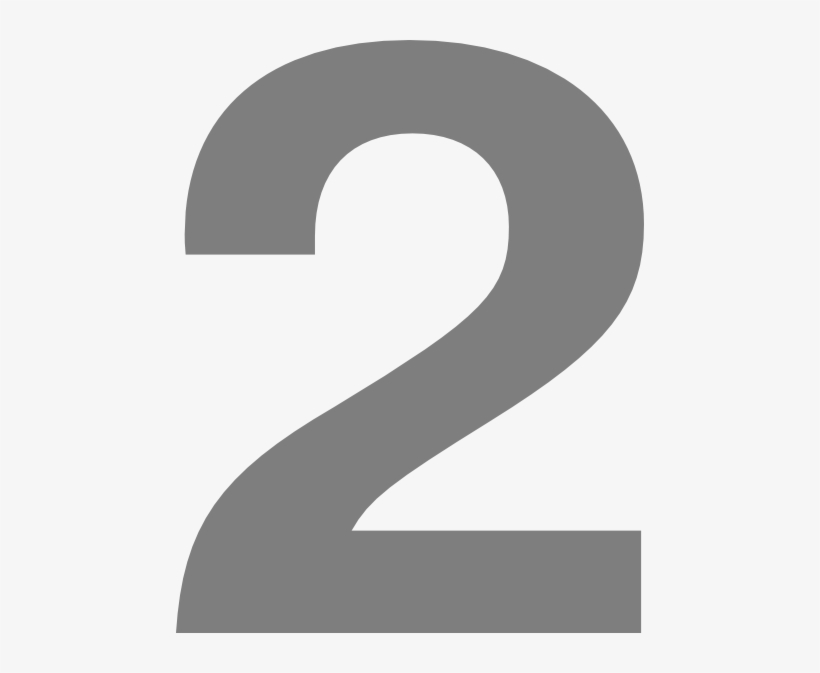
#> input picture images/number2.png, 820 x 673 px
$ python MI.py
#> lines starting #> are read from the running program, lines starting #| are printed output that depends on the picture
# Importation des bibliothèques nécessaires
import numpy as np
import cv2
from scipy.optimize import minimize
import matplotlib.pyplot as plt

def calculate_histogram_2d(img1, img2, bins=256):
    """Calcule l'histogramme joint de deux images"""
    # Conversion en entiers pour l'histogramme
    img1_int = (img1 * (bins-1)).astype(np.int32)
    img2_int = (img2 * (bins-1)).astype(np.int32)

    # Aplatir les images en vecteurs 1D
    img1_flat = img1_int.flatten()
    img2_flat = img2_int.flatten()

    # Calcul de l'histogramme joint (2D)
    hist_joint, _, _ = np.histogram2d(img1_flat, img2_flat, bins=bins, range=[[0, bins-1], [0, bins-1]])

    return hist_joint

def mutual_information_manual(img1, img2, bins=64):
    """Calcule l'information mutuelle manuellement selon la formule"""
    # Calcul de l'histogramme joint
    hist_joint = calculate_histogram_2d(img1, img2, bins)

    # Conversion en probabilités (normalisation)
    prob_joint = hist_joint / np.sum(hist_joint)

    # Calcul des probabilités marginales
    prob_img1 = np.sum(prob_joint, axis=1)  # somme sur les colonnes
    prob_img2 = np.sum(prob_joint, axis=0)  # somme sur les lignes

    # Calcul de l'information mutuelle selon la formule
    mi = 0.0
    for i in range(bins):
        for j in range(bins):
            if prob_joint[i, j] > 0:  # éviter log(0)
                # Calcul du terme : p(x,y) * log(p(x,y) / (p(x) * p(y)))
                if prob_img1[i] > 0 and prob_img2[j] > 0:
                    mi += prob_joint[i, j] * np.log(prob_joint[i, j] / (prob_img1[i] * prob_img2[j]))

    return mi

def mi_cost(params, img_ref, img_mov, mask=None):
    """Fonction qui calcule le coût MI (on veut maximiser MI, donc minimiser -MI)"""
    # Récupération des paramètres de transformation
    tx, ty, angle = params  # translation en x, y et rotation

    # Création de la matrice de transformation (rotation autour du centre)
    M = cv2.getRotationMatrix2D((img_mov.shape[1]//2, img_mov.shape[0]//2), angle, 1.0)
    # Ajout de la translation à la matrice
    M[0, 2] += tx  # translation en x
    M[1, 2] += ty  # translation en y

    # Application de la transformation à l'image mobile
    img_transformed = cv2.warpAffine(img_mov, M, (img_ref.shape[1], img_ref.shape[0]))

    # Application du masque si fourni
    if mask is not None:
        img1_masked = img_ref * mask
        img2_masked = img_transformed * mask
        # Sélectionner seulement les pixels du masque pour le calcul
        mask_bool = mask > 0
        img1_masked = img1_masked[mask_bool]
        img2_masked = img2_masked[mask_bool]
    else:
        img1_masked = img_ref
        img2_masked = img_transformed

    # Calcul de l'information mutuelle
    mi = mutual_information_manual(img1_masked, img2_masked, bins=64)

    # Retourner -MI car on veut maximiser MI (minimize cherche le minimum)
    return -mi

def register_images_mi(img_ref, img_mov, initial_params=[0, 0, 0]):
    """Fonction principale qui trouve les meilleurs paramètres de recalage par MI"""

    # Conversion des images couleur en niveaux de gris
    if len(img_ref.shape) == 3:  # si l'image a 3 canaux (RGB)
        img_ref = cv2.cvtColor(img_ref, cv2.COLOR_BGR2GRAY)
    if len(img_mov.shape) == 3:
        img_mov = cv2.cvtColor(img_mov, cv2.COLOR_BGR2GRAY)

    # Normalisation des valeurs entre 0 et 1 (au lieu de 0-255)
    img_ref = img_ref.astype(np.float32) / 255.0
    img_mov = img_mov.astype(np.float32) / 255.0

    # Optimisation : cherche les paramètres qui maximisent MI (minimisent -MI)
    result = minimize(mi_cost, initial_params,  # commence avec [0,0,0]
                     args=(img_ref, img_mov),   # passe les images à la fonction
                     method='Powell',           # algorithme d'optimisation
                     options={'maxiter': 1000}) # maximum 1000 itérations

    return result.x  # retourne les meilleurs paramètres trouvés

def apply_transformation(img, params):
    """Applique la transformation trouvée à une image"""
    tx, ty, angle = params  # récupère les paramètres

    # Création de la même matrice de transformation
    M = cv2.getRotationMatrix2D((img.shape[1]//2, img.shape[0]//2), angle, 1.0)
    M[0, 2] += tx
    M[1, 2] += ty

    # Application de la transformation
    return cv2.warpAffine(img, M, (img.shape[1], img.shape[0]))

def calculate_mi_score(img_ref, img_mov):
    """Calcule le score MI final entre deux images (pour vérification)"""
    # Conversion en niveaux de gris si nécessaire
    if len(img_ref.shape) == 3:
        img_ref = cv2.cvtColor(img_ref, cv2.COLOR_BGR2GRAY)
    if len(img_mov.shape) == 3:
        img_mov = cv2.cvtColor(img_mov, cv2.COLOR_BGR2GRAY)

    # Normalisation
    img_ref = img_ref.astype(np.float32) / 255.0
    img_mov = img_mov.astype(np.float32) / 255.0

    # Calcul MI
    return mutual_information_manual(img_ref, img_mov, bins=64)

# Script principal
if __name__ == "__main__":
    # 1. Charger vos images (remplacez par vos chemins)
    img_ref = cv2.imread('images/number2.png')  # image fixe
#> img_ref is the input picture: shape (673, 820, 3); min 125, max 248, mean 212.6
    img_mov = cv2.imread('images/number2_rotated.png')     # image à recaler
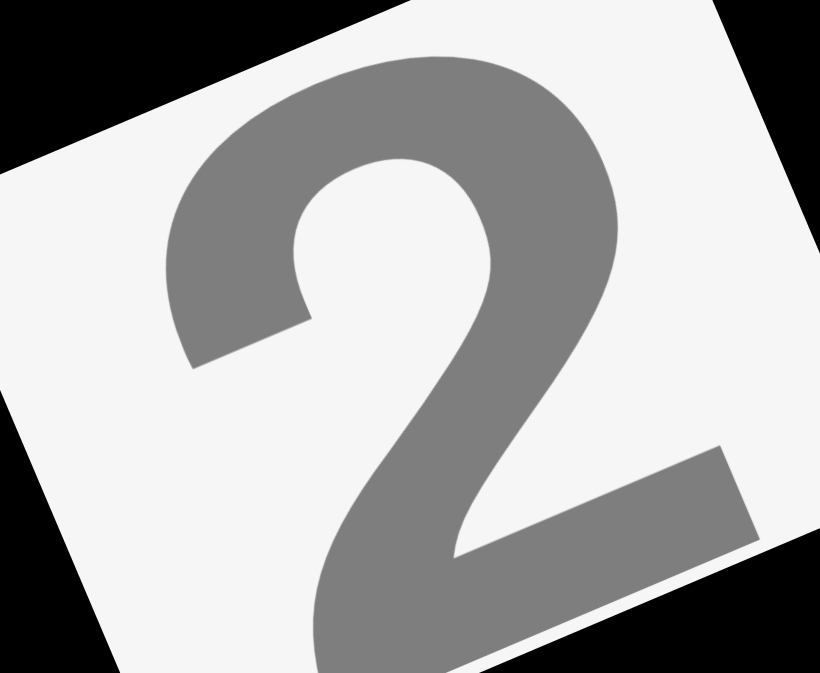
#> input picture images/number2_rotated.png, 820 x 673 px
#> img_mov is the input picture: shape (673, 820, 3); min 0, max 247, mean 172.6

    # Score MI avant recalage
    mi_before = calculate_mi_score(img_ref, img_mov)
#> in calculate_histogram_2d, `img1_int = (img1 * (bins-1)).astype(np.int32)`:
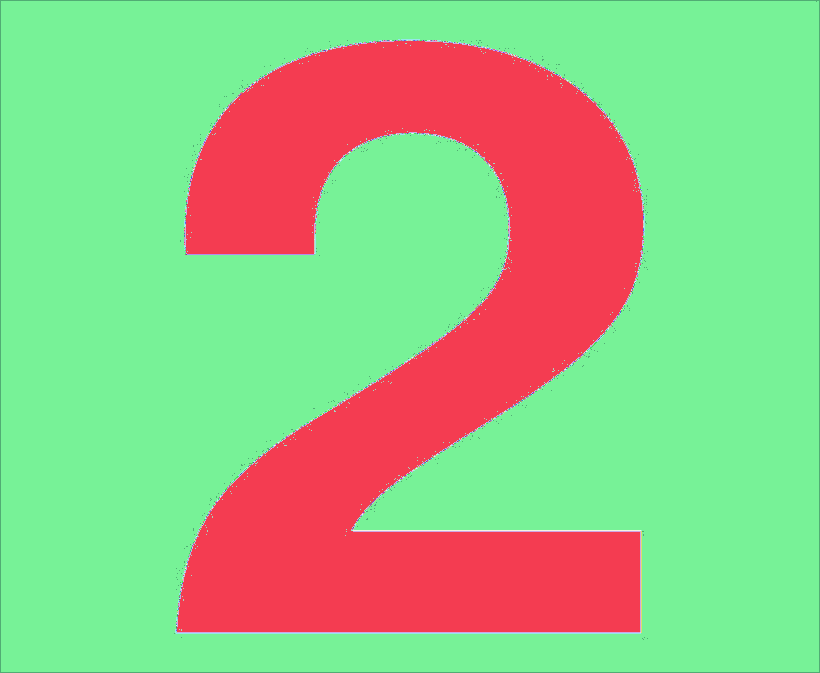
#> img1_int: shape (673, 820) int32; 32 distinct labels, from 30 to 61; one colour per label, 0 black
#> in calculate_histogram_2d, `img2_int = (img2 * (bins-1)).astype(np.int32)`:
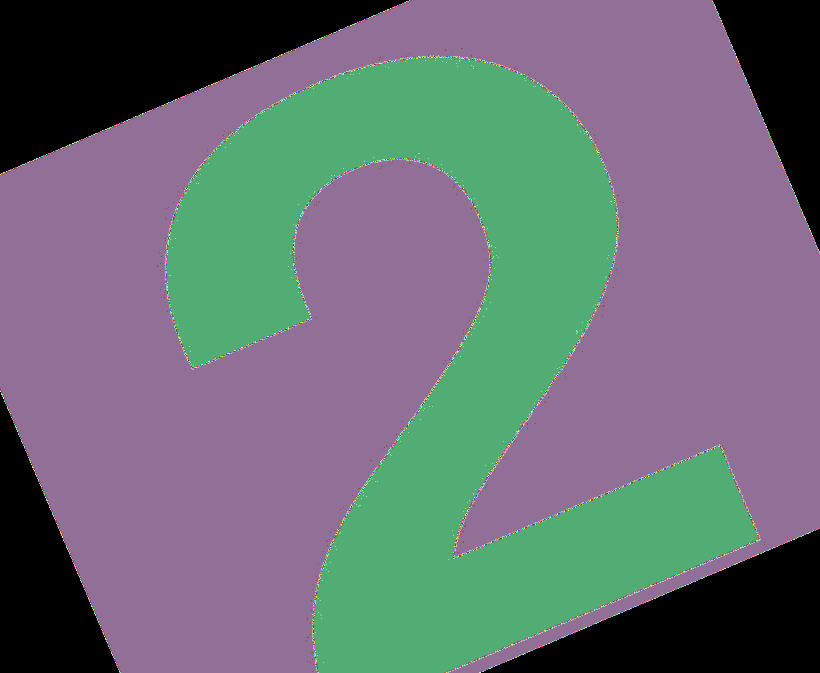
#> img2_int: shape (673, 820) int32; 48 distinct labels, from 0 to 61; one colour per label, 0 black
#> in calculate_histogram_2d, `hist_joint, _, _ = np.histogram2d(img1_flat, img2_flat, bins=bins, ran..`:
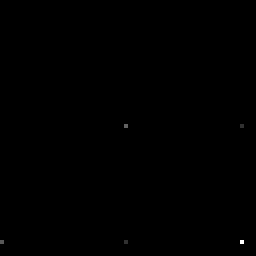
#> hist_joint: shape (64, 64) float64 (shown 4 times larger); min 0, max 252201, mean 134.7; drawn with min black and max white
#> in mutual_information_manual, `prob_img1 = np.sum(prob_joint, axis=1)`: prob_img1 = 64 values, max 0.711 at index 60, min 0 at index 0, mean 0.0156
#> in mutual_information_manual, `prob_img2 = np.sum(prob_joint, axis=0)`: prob_img2 = 64 values, max 0.554 at index 60, min 0 at index 2, mean 0.0156
#> after the loop in mutual_information_manual, `for i in range(bins):`: mi = 0.158
#> mi_before = 0.158
    print(f"Score MI avant recalage: {mi_before:.4f}")
#| Score MI avant recalage: 0.1580

    # 2. Lancer le recalage (trouve les meilleurs paramètres)
    params = register_images_mi(img_ref, img_mov)
#> in register_images_mi, `result = minimize(mi_cost, initial_params,  # commence avec [0,0,0] ar..`: result = {'fun': -0.63, 'direc': [[1, 0, 0], [0, 1, 0], [0, 0, 1]], 'nit': 5, 'nfev': 285, 'status': 0, 'success': True, 'message': 'Optimization terminated successfully.', 'x': [-11.8, -26.95, -23]}
#> params = [-11.8, -26.95, -23]
    print(f"Paramètres trouvés - tx: {params[0]:.2f}, ty: {params[1]:.2f}, angle: {params[2]:.2f}°")
#| Paramètres trouvés - tx: -11.80, ty: -26.95, angle: -23.00°

    # 3. Appliquer la transformation à l'image mobile
    img_registered = apply_transformation(img_mov, params)
#> in apply_transformation, `tx, ty, angle = params`: tx = -11.8; ty = -26.95; angle = -23
#> in apply_transformation, `M = cv2.getRotationMatrix2D((img.shape[1]//2, img.shape[0]//2), angle,..`: M = [[0.92, -0.391, 163.9], [0.391, 0.92, -133.5]]
#> in apply_transformation, `return cv2.warpAffine(img, M, (img.shape[1], img.shape[0]))`:
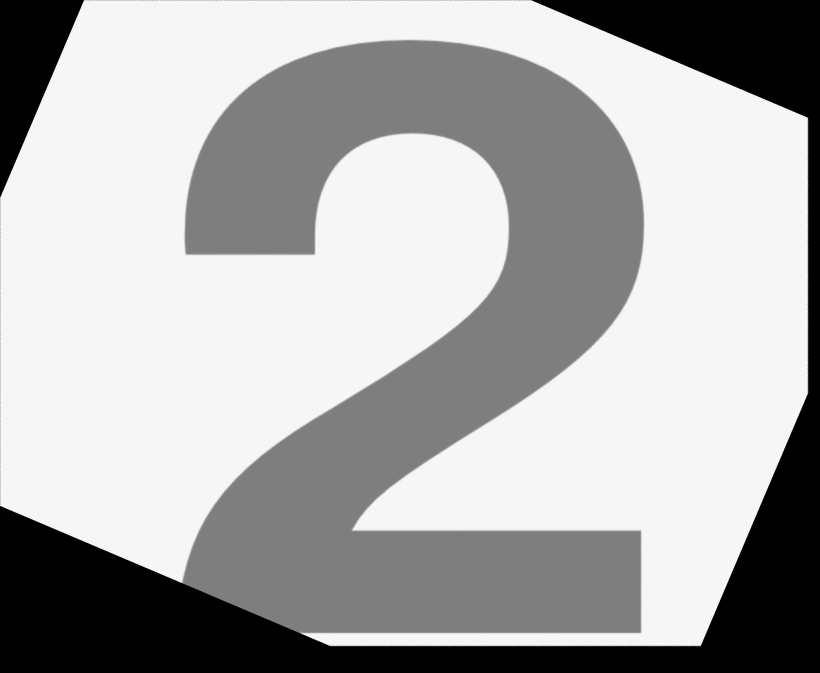
#> returned value: shape (673, 820, 3); min 0, max 247, mean 172.5

    # Score MI après recalage
    mi_after = calculate_mi_score(img_ref, img_registered)
#> mi_after = 0.633
    print(f"Score MI après recalage: {mi_after:.4f}")
#| Score MI après recalage: 0.6325
    print(f"Amélioration: {mi_after - mi_before:.4f}")
#| Amélioration: 0.4746

    # 4. Affichage des résultats (avant/après)
    plt.figure(figsize=(15, 5))

    # Image de référence
    plt.subplot(131)
    plt.imshow(cv2.cvtColor(img_ref, cv2.COLOR_BGR2RGB))
    plt.title('Image de référence')
    plt.axis('off')

    # Image mobile originale
    plt.subplot(132)
    plt.imshow(cv2.cvtColor(img_mov, cv2.COLOR_BGR2RGB))
    plt.title(f'Image mobile (avant)\nMI: {mi_before:.3f}')
    plt.axis('off')

    # Image mobile après recalage
    plt.subplot(133)
    plt.imshow(cv2.cvtColor(img_registered, cv2.COLOR_BGR2RGB))
    plt.title(f'Image mobile (après recalage)\nMI: {mi_after:.3f}')
    plt.axis('off')

    plt.tight_layout()
    plt.show()

    # 5. Optionnel : Affichage de l'histogramme joint pour visualiser
    plt.figure(figsize=(12, 4))

    # Histogramme joint avant recalage
    plt.subplot(121)
    hist_before = calculate_histogram_2d(
        cv2.cvtColor(img_ref, cv2.COLOR_BGR2GRAY).astype(np.float32)/255.0,
        cv2.cvtColor(img_mov, cv2.COLOR_BGR2GRAY).astype(np.float32)/255.0
    )
    plt.imshow(hist_before, cmap='hot', origin='lower')
    plt.title(f'Histogramme joint AVANT\nMI: {mi_before:.3f}')
    plt.xlabel('Intensité image mobile')
    plt.ylabel('Intensité image référence')

    # Histogramme joint après recalage
    plt.subplot(122)
    hist_after = calculate_histogram_2d(
        cv2.cvtColor(img_ref, cv2.COLOR_BGR2GRAY).astype(np.float32)/255.0,
        cv2.cvtColor(img_registered, cv2.COLOR_BGR2GRAY).astype(np.float32)/255.0
    )
    plt.imshow(hist_after, cmap='hot', origin='lower')
    plt.title(f'Histogramme joint APRÈS\nMI: {mi_after:.3f}')
    plt.xlabel('Intensité image mobile')
    plt.ylabel('Intensité image référence')

    plt.tight_layout()
    plt.show()
